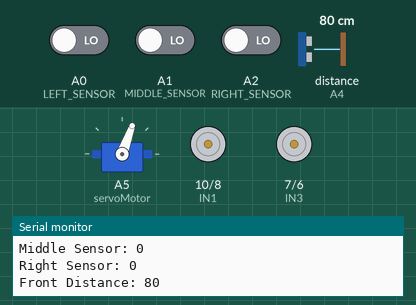
Recording of a sketch running on a simulated Arduino Uno, built with avr-gcc and run on an emulated ATmega328P. Shown: servo, motor-driver pin pairs drawn as motors (green arrow = first pin HIGH = forward, orange = second pin HIGH = backward, longer = more drive, scaled by the enable pin), the last lines printed to the serial monitor. Wiring (inferred from the names in the program): ultrasonic range finder: trigger A3; echo A4. The inputs (shaded band) are chosen by the test bench; at power-on: A0 (LEFT_SENSOR) LOW, A1 (MIDDLE_SENSOR) LOW, distance to the obstacle (sensor on A4) 80 cm, A2 (RIGHT_SENSOR) LOW. The echo pulse lasts 58.3 µs per cm.

Above: at 4.4 s.
4.5 s: A0 (LEFT_SENSOR) driven HIGH
At 5.1 s:
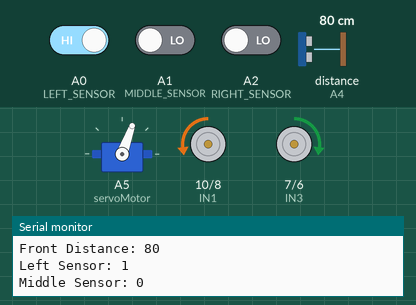
6.1 s: A1 (MIDDLE_SENSOR) driven HIGH
At 6.9 s:
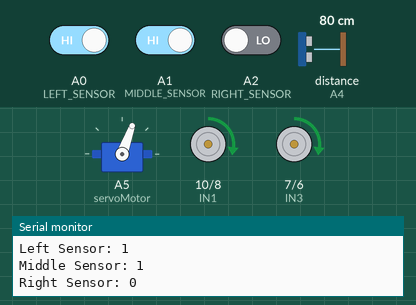
7.6 s: distance to the obstacle (sensor on A4) set to 23 cm
10.6 s: distance to the obstacle (sensor on A4) set to 18 cm
At 11.6 s:
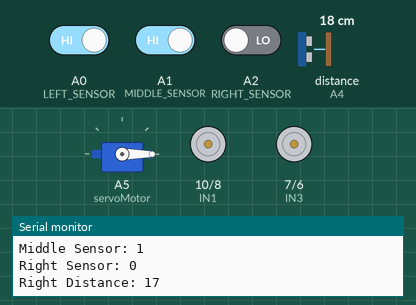
13.6 s: distance to the obstacle (sensor on A4) set to 35 cm
At 14.3 s:
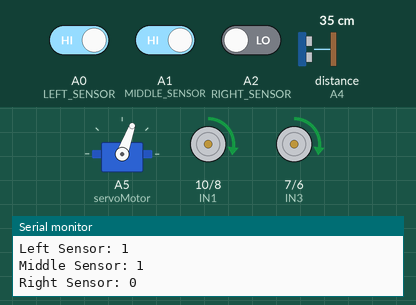
15.1 s: distance to the obstacle (sensor on A4) set to 2 cm
At 17.2 s:
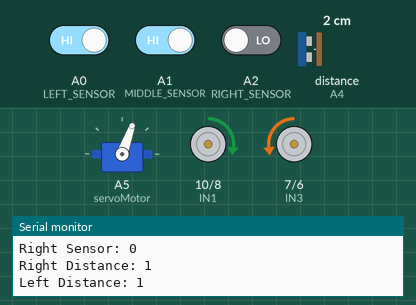
Timing chart, 0 to 19.1 s (numbered marks = the images above; inputs shaded):
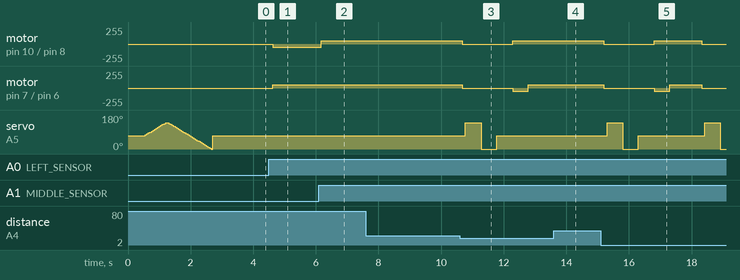

The sketch:

robot_control.ino
```cpp
// Include the Servo library
#include <Servo.h>

// Pin definitions for the L298N motor driver
#define EN_A 11 // Enable1 L298 Pin enA
#define IN1 10  // Motor1 L298 Pin in1
#define IN2 8   // Motor1 L298 Pin in2
#define IN3 7   // Motor2 L298 Pin in3
#define IN4 6   // Motor2 L298 Pin in4
#define EN_B 5  // Enable2 L298 Pin enB

// Pin definitions for sensors
#define LEFT_SENSOR A0     // IR left sensor
#define MIDDLE_SENSOR A1   // IR middle sensor
#define RIGHT_SENSOR A2    // IR right sensor
#define ECHO_PIN A4        // Ultrasonic Echo pin
#define TRIGGER_PIN A3     // Ultrasonic Trigger pin

// Servo setup
Servo servoMotor;

// Constants
const int MIN_DISTANCE = 20; // Minimum distance to avoid an obstacle
const int SERVO_CENTER = 70; // Servo's centered position
const int SERVO_LEFT = 140;
const int SERVO_RIGHT = 0;
const int MOTOR_SPEED = 50;  // Default motor speed

// Global variables
int distanceFront, distanceLeft, distanceRight;

// Function prototypes
long readUltrasonicDistance();
void scanSides();
void compareDistances();
void moveForward();
void turnRight();
void turnLeft();
void stopRobot();

void setup() {
  Serial.begin(9600); // Initialize serial communication

  // Configure sensor pins
  pinMode(LEFT_SENSOR, INPUT);
  pinMode(MIDDLE_SENSOR, INPUT);
  pinMode(RIGHT_SENSOR, INPUT);

  // Configure ultrasonic sensor pins
  pinMode(ECHO_PIN, INPUT);
  pinMode(TRIGGER_PIN, OUTPUT);

  // Configure motor driver pins
  pinMode(EN_A, OUTPUT);
  pinMode(IN1, OUTPUT);
  pinMode(IN2, OUTPUT);
  pinMode(IN3, OUTPUT);
  pinMode(IN4, OUTPUT);
  pinMode(EN_B, OUTPUT);

  // Initialize motors at reduced speed
  analogWrite(EN_A, MOTOR_SPEED);
  analogWrite(EN_B, MOTOR_SPEED);

  // Initialize servo
  servoMotor.attach(A5);
  servoMotor.write(SERVO_CENTER);
  delay(500);

  // Perform servo calibration
  for (int angle = SERVO_CENTER; angle <= SERVO_LEFT; angle += 5) {
    servoMotor.write(angle);
    delay(50);
  }
  for (int angle = SERVO_LEFT; angle >= SERVO_RIGHT; angle -= 5) {
    servoMotor.write(angle);
    delay(50);
  }
  servoMotor.write(SERVO_CENTER);
  delay(500);

  distanceFront = readUltrasonicDistance();
}

void loop() {
  // Read sensors and update distances
  distanceFront = readUltrasonicDistance();
  int leftSensor = digitalRead(LEFT_SENSOR);
  int middleSensor = digitalRead(MIDDLE_SENSOR);
  int rightSensor = digitalRead(RIGHT_SENSOR);

  // Log sensor values
  Serial.print("Front Distance: ");
  Serial.println(distanceFront);
  Serial.print("Left Sensor: ");
  Serial.println(leftSensor);
  Serial.print("Middle Sensor: ");
  Serial.println(middleSensor);
  Serial.print("Right Sensor: ");
  Serial.println(rightSensor);

  // Robot behavior logic
  if (middleSensor == HIGH) { // Line detected by middle sensor
    if (distanceFront > MIN_DISTANCE) {
      moveForward();
    } else {
      scanSides();
    }
  } else if (rightSensor == HIGH) { // Line detected by right sensor
    turnLeft();
  } else if (leftSensor == HIGH) { // Line detected by left sensor
    turnRight();
  } else { // No line detected
    stopRobot();
  }

  delay(10);
}

long readUltrasonicDistance() {
  digitalWrite(TRIGGER_PIN, LOW);
  delayMicroseconds(2);
  digitalWrite(TRIGGER_PIN, HIGH);
  delayMicroseconds(10);
  digitalWrite(TRIGGER_PIN, LOW);
  long duration = pulseIn(ECHO_PIN, HIGH);
  return duration / 29 / 2; // Convert to centimeters
}

void scanSides() {
  stopRobot();
  delay(100);

  // Scan right side
  servoMotor.write(SERVO_LEFT);
  delay(500);
  distanceRight = readUltrasonicDistance();
  Serial.print("Right Distance: ");
  Serial.println(distanceRight);

  // Scan left side
  servoMotor.write(SERVO_RIGHT);
  delay(500);
  distanceLeft = readUltrasonicDistance();
  Serial.print("Left Distance: ");
  Serial.println(distanceLeft);

  // Center servo
  servoMotor.write(SERVO_CENTER);
  delay(500);

  // Compare distances and decide the turn direction
  compareDistances();
}

void compareDistances() {
  if (distanceLeft > distanceRight) {
    turnRight();
  } else {
    turnLeft();
  }
  delay(500);
  moveForward();
  delay(1000);
}

void moveForward() {
  digitalWrite(IN1, HIGH);
  digitalWrite(IN2, LOW);
  digitalWrite(IN3, HIGH);
  digitalWrite(IN4, LOW);
}

void turnRight() {
  digitalWrite(IN1, LOW);
  digitalWrite(IN2, HIGH);
  digitalWrite(IN3, HIGH);
  digitalWrite(IN4, LOW);
}

void turnLeft() {
  digitalWrite(IN1, HIGH);
  digitalWrite(IN2, LOW);
  digitalWrite(IN3, LOW);
  digitalWrite(IN4, HIGH);
}

void stopRobot() {
  digitalWrite(IN1, LOW);
  digitalWrite(IN2, LOW);
  digitalWrite(IN3, LOW);
  digitalWrite(IN4, LOW);
}
```

Measured:
- the behaviour switches between 22 and 21 cm on distance to the obstacle (sensor on A4) (found by bisection; images 2 and 3)
- after the input at 4.5 s, motor on pin 10 (IN1) / pin 8 (IN2): stopped → backward 50/255 after 0.12 s; motor on pin 7 (IN3) / pin 6 (IN4): stopped → forward 50/255 after 0.12 s
- after the input at 6.1 s, motor on pin 10 (IN1) / pin 8 (IN2): backward 50/255 → forward 50/255 after 0.07 s
- after the input at 10.6 s, motor on pin 10 (IN1) / pin 8 (IN2): forward 50/255 → stopped after 0.08 s, → forward 50/255 1.6 s later; motor on pin 7 (IN3) / pin 6 (IN4): forward 50/255 → stopped after 0.08 s, → backward 50/255 1.6 s later, → forward 50/255 0.50 s later
- after the input at 13.6 s, motor on pin 10 (IN1) / pin 8 (IN2), motor on pin 7 (IN3) / pin 6 (IN4): stays forward 50/255 (without the input it goes to stopped after 0.20 s); servo on A5 (servoMotor): stays 70° (without the input it goes to 140° after 0.30 s)
- after the input at 15.1 s, motor on pin 10 (IN1) / pin 8 (IN2): forward 50/255 → stopped after 0.10 s, → forward 50/255 1.6 s later, → stopped 1.5 s later; motor on pin 7 (IN3) / pin 6 (IN4): forward 50/255 → stopped after 0.10 s, → backward 50/255 1.6 s later, → forward 50/255 0.50 s later, → stopped 1.0 s later
